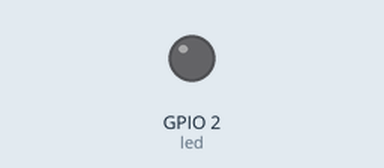
Simulated run of this sketch. Board: ESP32. Parts: output pins drawn as LEDs (lit = HIGH).

Above: at 0.05 s.
At 1.2 s:
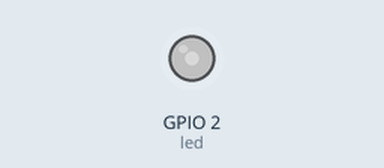
At 2.35 s:
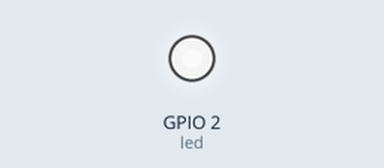
At 4.65 s:
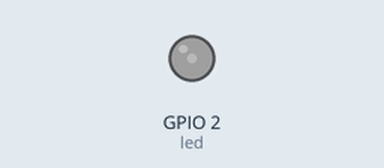
Timing chart, 0 to 6.6 s (numbered marks = the images above):
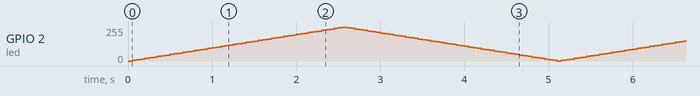

The sketch:

sketch.ino
```cpp
int led = 2;
int brillo, brilloMinimo = 0;
int fade = 5;
int espera = 50;
int brilloMaximo = 255;

void setup() {
  pinMode(2, OUTPUT);
}

void loop() {
  analogWrite(led, brillo);

  brillo = brillo + fade;

  if (brillo <= brilloMinimo || brillo >= brilloMaximo) {
   fade = -fade;
 }

  delay(espera); // this speeds up the simulation
}
```
